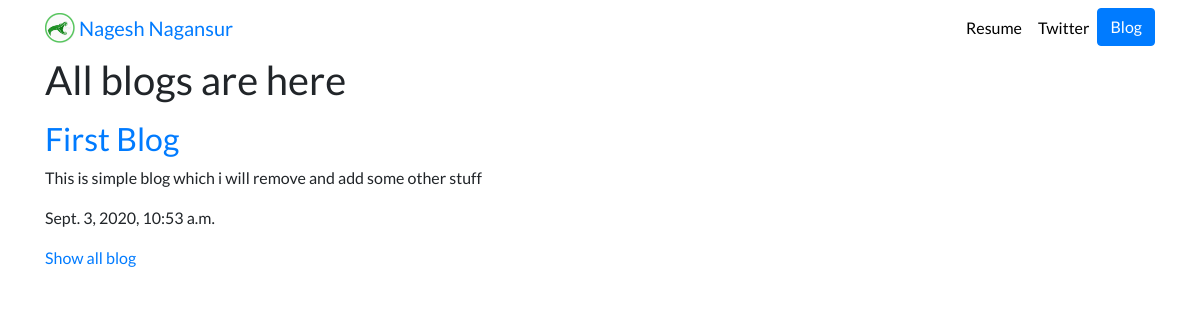
/blog/, run on an earlier commit of the app's database.
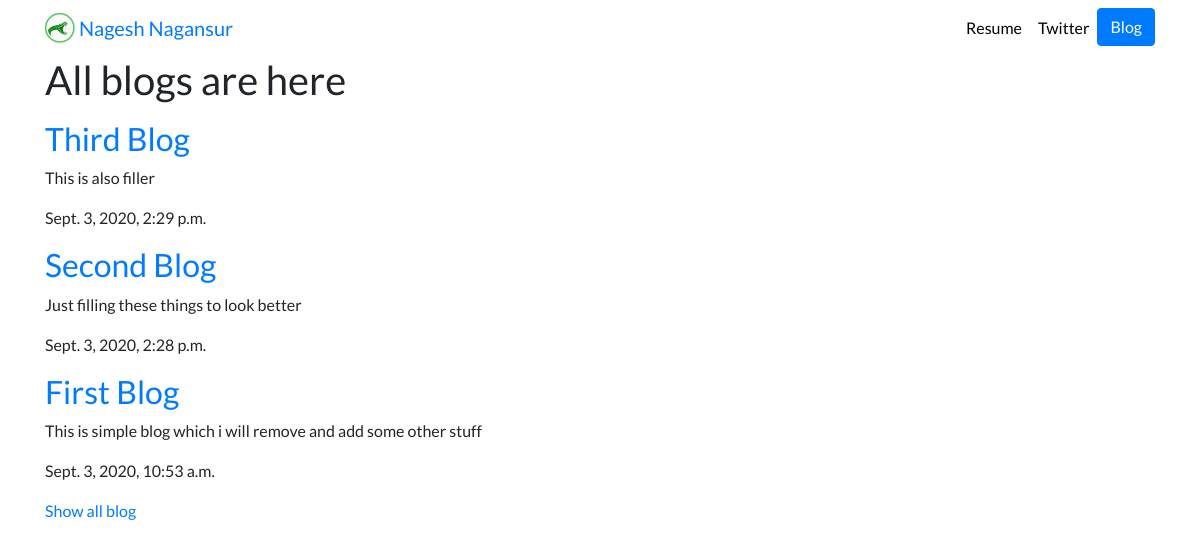
And on a later commit of the database.
### blog/models.py (models this page shows, shortened)
class blog(models.Model):
    title= models.CharField(max_length=50)
    discription=models.TextField()
    date = models.DateTimeField(auto_now_add=True)

### blog/views.py (the view)
# urls.py: 2. Add a URL to urlpatterns:  path('blog/', include('blog.urls'))
def blog(request):
    all_blogs=models.blog.objects.order_by('-date')[:5]
    return render(request,"blog/blog.html",{"all_blogs":all_blogs})

### blog/templates/blog/blog.html (shortened to what this page needs)
{% extends 'portfolio_app/base.html' %}
{% block content %}
<h1>All blogs are here</h1>
<p>{% for blog in all_blogs  %}</p>
<a href="{% url 'detail' blog.id %}"><h2>{{ blog.title }}</h2></a>
<p>{{ blog.discription }} </p>
<p>{{ blog.date}}</p>
<p>{% endfor%}</p>
<a href="{%url 'allBlogs'%}">Show all blog</a>
{% endblock %}

### portfolio_app/templates/portfolio_app/base.html (shortened to what this page needs)
{% load static %}
<!doctype html>
<html lang="en">
<head>
  <link rel="stylesheet" href="https://stackpath.bootstrapcdn.com/bootstrap/4.4.1/css/bootstrap.min.css">
  <link rel="stylesheet" href="{% static "portfolio_app/custom.css" %}">
</head>
<body>
  <nav id="topNav" class="navbar navbar-expand-md navbar-white ">
    <div class="container">
      <a class="navbar-brand" href="{% url 'Home-page' %}">
        <img src="{% static "portfolio_app/Logo3.png" %}" width="30" height="30" class="d-inline-block align-top" alt="Nagesh's Logo">
        <span>Nagesh Nagansur</span>
      </a>
      <div class="collapse navbar-collapse text-center" id="navbarNav">
        <ul class="navbar-nav ml-auto">
          <li class="nav-item">
            <a class="nav-link" href="{% static 'portfolio_app/resume/Nagesh_Nagansur_CV.pdf' %}">Resume</a>
          </li>
          <li class="nav-item">
            <a class="nav-link" href="https://twitter.com/NageshNagansur" target="_blank">Twitter</a>
          </li>
          <li>
            <a role="button" href= {% url  'blog-home' %} class="btn btn-primary">Blog</a>
          </li>
        </ul>
      </div>
    </div>
  </nav>
  <div class="container">
    {% block content %}{% endblock %}
  </div>
</body>
</html>

### portfolio_app/static/portfolio_app/custom.css (style rules this page uses)
.navbar-nav .nav-link { color: rgba(0,0,0,1) !important; }
body { font-family: 'Lato', sans-serif; }

What changed in the data, as far as the page shows it:
added blog: title "Third Blog", discription "This is also filler", date "Sept. 3, 2020, 2:29 p.m."
added blog: title "Second Blog", discription "Just filling these things to look better", date "Sept. 3, 2020, 2:28 p.m."
